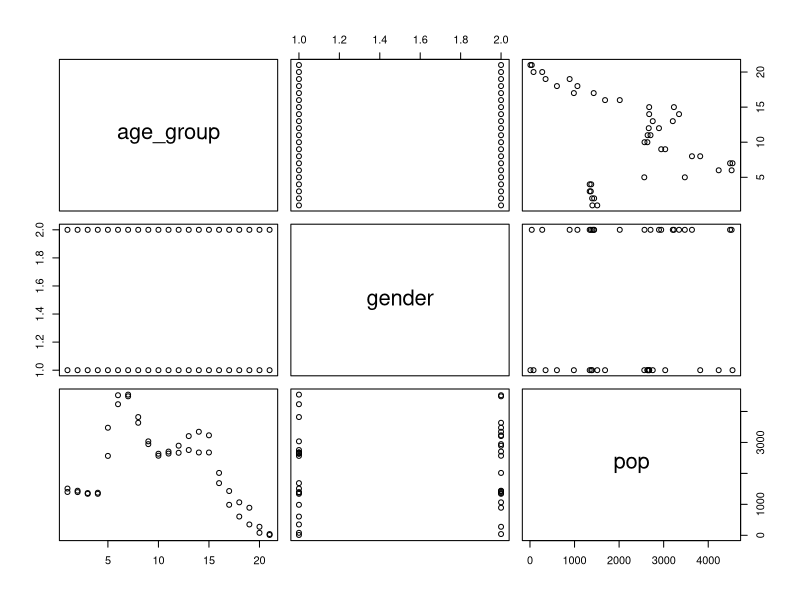
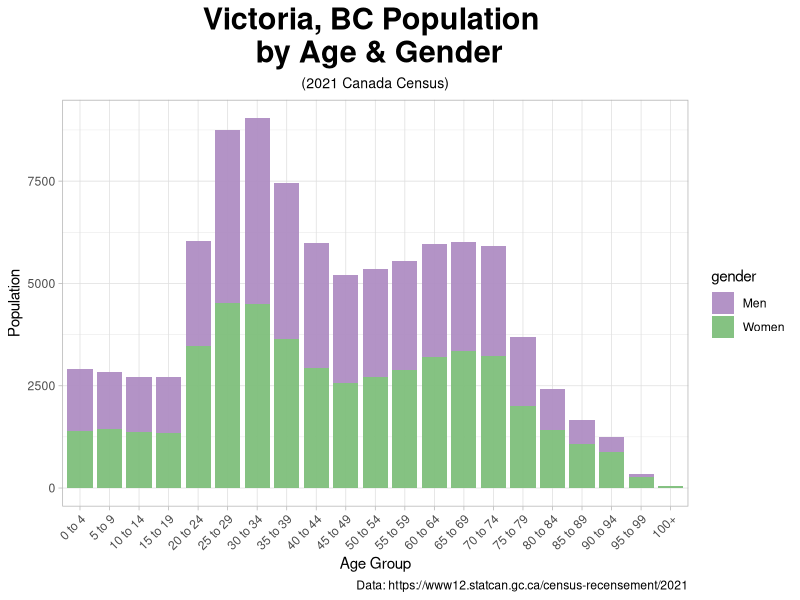
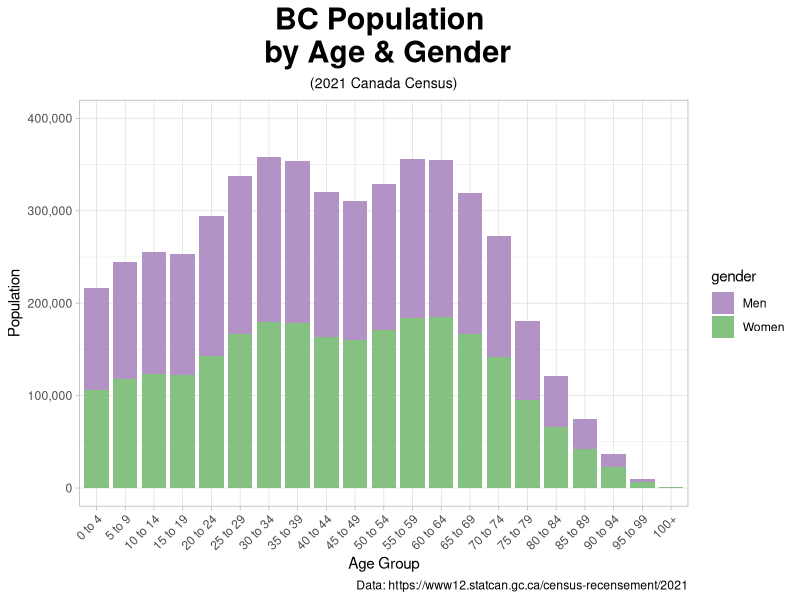
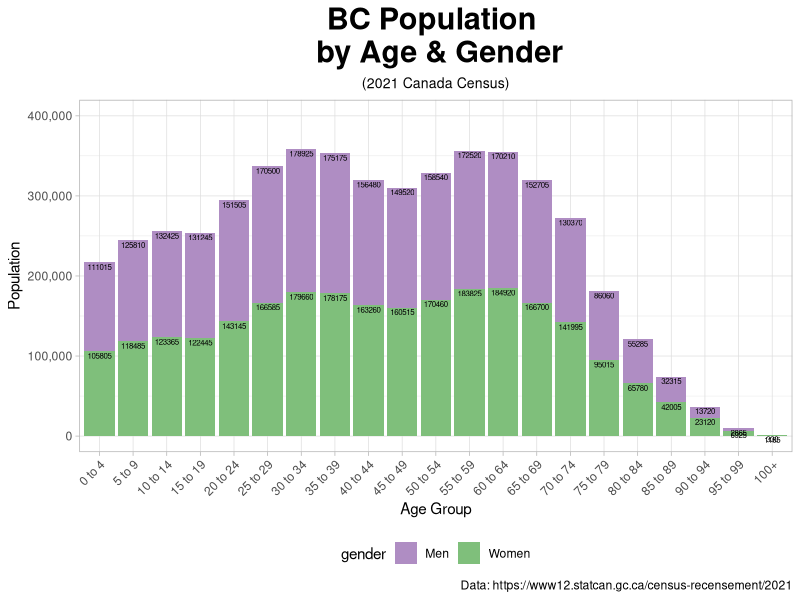
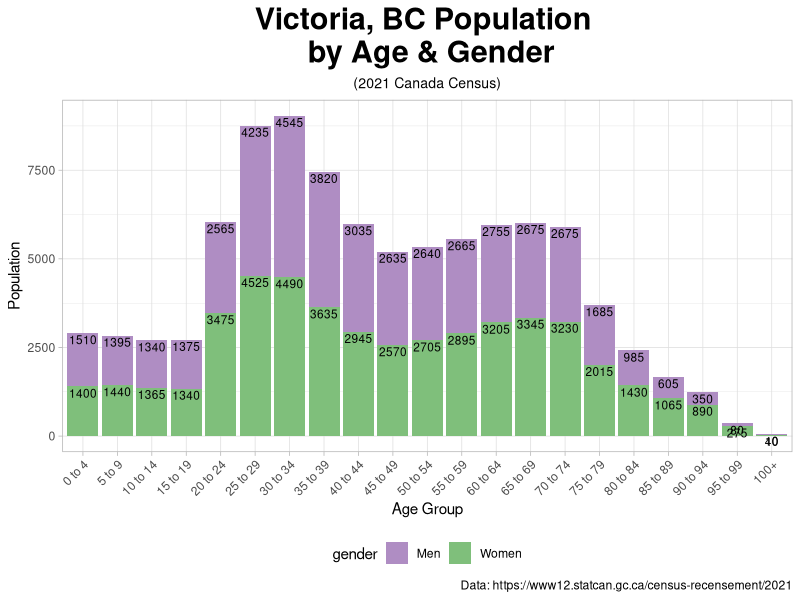
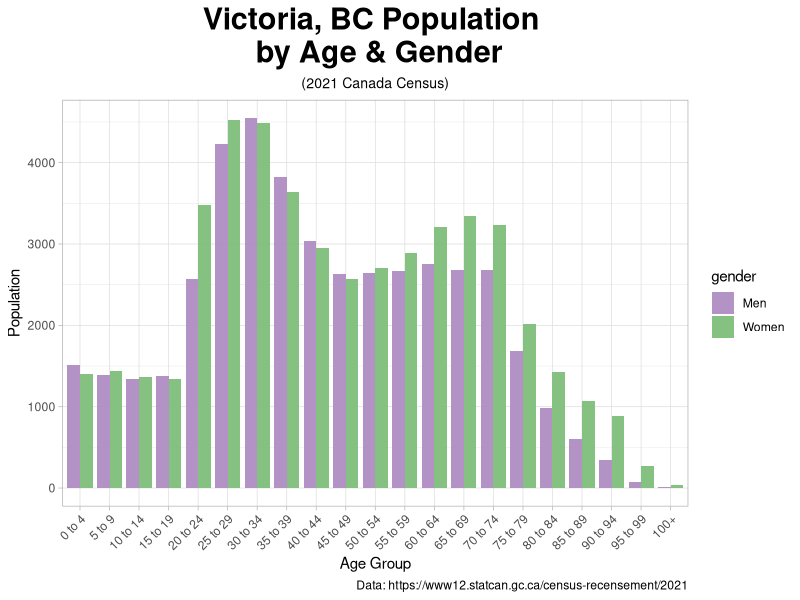
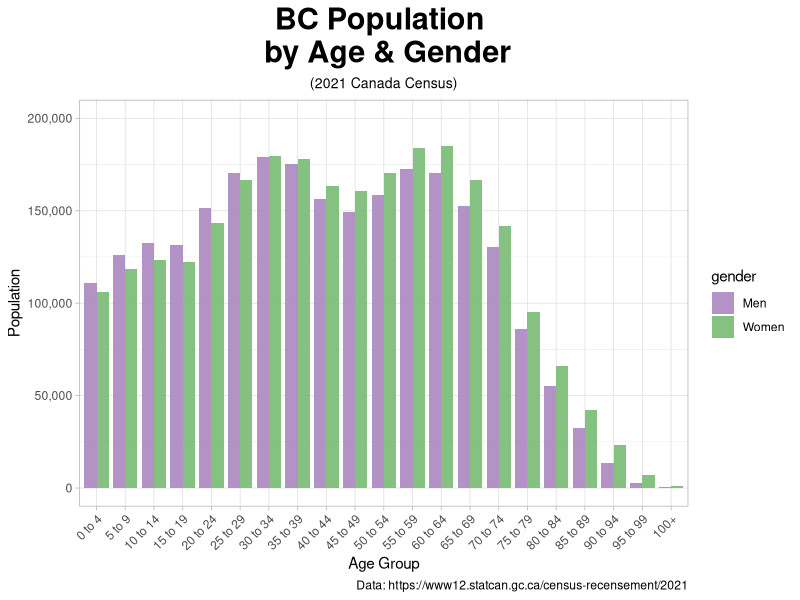
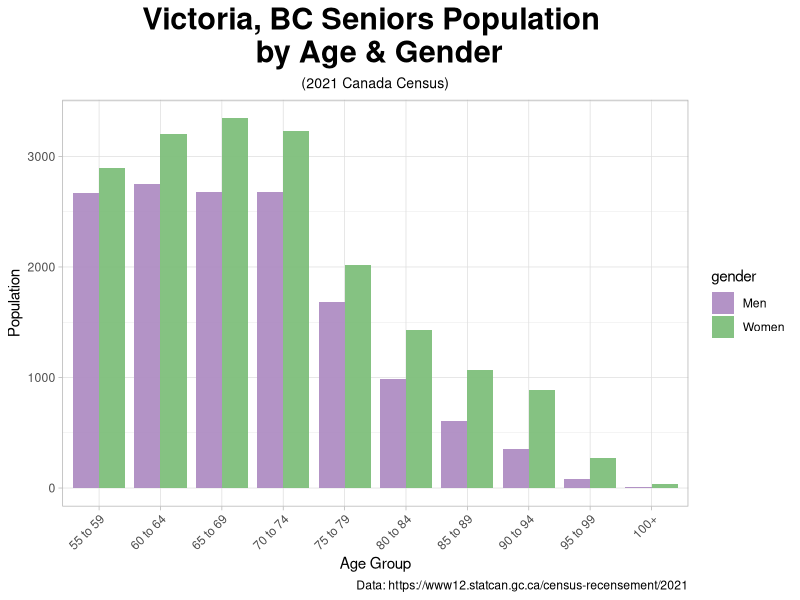

The R script that drew these images, in order:
## ---- chunk 1
knitr::opts_chunk$set(echo = TRUE)
## ---- chunk 2
# install.packages("")
library(tidyverse)
library(patchwork) # for muoltiple plots
## ---- chunk 3
Victoria_pop_age_gender_2021 <- read.csv("Pop-Age-Gender-Victoria-2021-Census-2021A00055917034_5.csv", 
                                         skip = 2, header = T)
BC_pop_2021 <- read.csv("BC-Pop-2021A000259_6.csv", 
                                         skip = 2, header = T)
Canada_senior_pop_2021 <- read.csv("Canada-Senior-pop-percentage-2021A000259_5.csv", 
                                         skip = 2, header = T)
## ---- chunk 4
Victoria_pop_age_gender_2021 <- head(Victoria_pop_age_gender_2021, -12)
BC_pop_2021 <- head(BC_pop_2021, -12)
Canada_senior_pop_2021 <- head(Canada_senior_pop_2021, -12)
## ---- chunk 5
class(Victoria_pop_age_gender_2021)
str(Victoria_pop_age_gender_2021)
colnames(Victoria_pop_age_gender_2021)
print(Victoria_pop_age_gender_2021)
glimpse(Victoria_pop_age_gender_2021)

class(BC_pop_2021)
str(BC_pop_2021)
colnames(BC_pop_2021)
print(BC_pop_2021)
glimpse(BC_pop_2021)
## ---- chunk 6
Victoria_pop_age_gender_2021[Victoria_pop_age_gender_2021 == "Women+"] <- "Women"
Victoria_pop_age_gender_2021[Victoria_pop_age_gender_2021 == "Men+"] <- "Men"

BC_pop_2021[BC_pop_2021 == "Women+"] <- "Women"
BC_pop_2021[BC_pop_2021 == "Men+"] <- "Men"
## ---- chunk 7
colnames(Victoria_pop_age_gender_2021) <- c("age_group", "gender", "pop")
colnames(BC_pop_2021) <- c("age_group", "gender", "pop")
## ---- chunk 8
Victoria_pop_age_gender_2021$age_group <- factor(Victoria_pop_age_gender_2021$age_group, 
      levels = str_sort(unique(Victoria_pop_age_gender_2021$age_group), numeric = TRUE))
str(Victoria_pop_age_gender_2021)

BC_pop_2021$age_group <- factor(BC_pop_2021$age_group, 
      levels = str_sort(unique(BC_pop_2021$age_group), numeric = TRUE))
str(BC_pop_2021)
## ---- chunk 9
Victoria_pop_age_gender_2021_seniors <- 
  Victoria_pop_age_gender_2021[Victoria_pop_age_gender_2021$age_group %in%
          c("55 to 59", "60 to 64", "65 to 69", "70 to 74", "75 to 79", 
            "80 to 84", "85 to 89", "90 to 94", "95 to 99", "100+"), ]

BC_pop_2021_seniors <- 
  BC_pop_2021[BC_pop_2021$age_group %in%
          c("55 to 59", "60 to 64", "65 to 69", "70 to 74", "75 to 79", 
            "80 to 84", "85 to 89", "90 to 94", "95 to 99", "100+"), ]
## ---- chunk 10
Victoria_pop_age_gender_2021_wide <- Victoria_pop_age_gender_2021 %>%
  pivot_wider(names_from = gender, values_from = pop)
## ---- chunk 11
class(Victoria_pop_age_gender_2021_wide)
str(Victoria_pop_age_gender_2021_wide)
colnames(Victoria_pop_age_gender_2021_wide)
print(Victoria_pop_age_gender_2021_wide)
glimpse(Victoria_pop_age_gender_2021_wide)
## ---- chunk 12
Victoria_pop_age_gender_2021_wide$age_group <- factor(Victoria_pop_age_gender_2021_wide$age_group, 
  levels = str_sort(unique(Victoria_pop_age_gender_2021_wide$age_group), numeric = TRUE))
str(Victoria_pop_age_gender_2021_wide)
## ---- chunk 13
Victoria_pop_age_gender_2021_wide$index <- as.numeric(row.names(Victoria_pop_age_gender_2021_wide))
Victoria_pop_age_gender_2021_wide[order(Victoria_pop_age_gender_2021_wide$index), ]
## ---- chunk 14
plot(Victoria_pop_age_gender_2021)
## ---- chunk 15
# colour_palette <- c("#d8b365", "#5ab4ac") # Colour brewer color-blind safe
colour_palette <- c("#af8dc3", "#7fbf7b") # Colour brewer color-blind safe

Vic_1 <- Victoria_pop_age_gender_2021 %>%
  ggplot(aes(x = age_group, y = pop, fill = gender)) +
  geom_bar(stat = "identity", alpha = 0.95, width = 0.85)  + # width = 1 no space between bars
  theme_light() +
  theme(
    plot.title = element_text(size = rel(2), face = "bold", hjust = 0.5),
    plot.subtitle = element_text(size = rel(.92), hjust = 0.5),
    axis.text.x = element_text(angle = 45, hjust = 1)
    ) +
  scale_fill_manual(values = colour_palette) +
  labs(title = "Victoria, BC Population \n by Age & Gender",
       subtitle = "(2021 Canada Census)",
       x = "Age Group",
       y = "Population",
       caption = "Data: https://www12.statcan.gc.ca/census-recensement/2021")
Vic_1 
## ---- chunk 16
# colour_palette <- c("#d8b365", "#5ab4ac") # Colour brewer color-blind safe
colour_palette <- c("#af8dc3", "#7fbf7b") # Colour brewer color-blind safe

BC <- BC_pop_2021 %>%
  ggplot(aes(x = age_group, y = pop, fill = gender)) +
  geom_bar(stat = "identity", alpha = 0.95, width = 0.85)  + # width = 1 no space between bars
  theme_light() +
  theme(
    plot.title = element_text(size = rel(2), face = "bold", hjust = 0.5),
    plot.subtitle = element_text(size = rel(.92), hjust = 0.5),
    axis.text.x = element_text(angle = 45, hjust = 1)
    ) +
  scale_fill_manual(values = colour_palette) +
  labs(title = "BC Population \n by Age & Gender",
       subtitle = "(2021 Canada Census)",
       x = "Age Group",
       y = "Population",
       caption = "Data: https://www12.statcan.gc.ca/census-recensement/2021") + 
  scale_y_continuous(limits = c(0, 400000), labels = scales::comma) 
        # to avoid scientific notation
BC
## ---- chunk 17
# colour_palette <- c("#d8b365", "#5ab4ac") # Colour brewer color-blind safe

# get cumulative sum
BC_pop_2021 <- BC_pop_2021 %>%
  group_by(age_group) %>% 
  mutate(label_y = cumsum(pop))

colour_palette <- c("#af8dc3", "#7fbf7b") # Colour brewer color-blind safe

BC_lab <- BC_pop_2021 %>%
  ggplot(aes(x = age_group, y = pop, fill = gender)) +
  geom_col()  + 
  geom_text(aes(y = label_y, label = pop), vjust = 1.25, size = 2) +
  theme_light() +
  theme(
    plot.title = element_text(size = rel(2), face = "bold", hjust = 0.5),
    plot.subtitle = element_text(size = rel(.92), hjust = 0.5),
    axis.text.x = element_text(angle = 45, hjust = 1),
    legend.position = "bottom"
    ) +
  scale_fill_manual(values = colour_palette) +
  labs(title = "BC Population \n by Age & Gender",
       subtitle = "(2021 Canada Census)",
       x = "Age Group",
       y = "Population",
       caption = "Data: https://www12.statcan.gc.ca/census-recensement/2021") + 
  scale_y_continuous(limits = c(0, 400000), labels = scales::comma) 
BC_lab
## ---- chunk 18
# colour_palette <- c("#d8b365", "#5ab4ac") # Colour brewer color-blind safe

# get cumulative sum
Victoria_pop_age_gender_2021 <- Victoria_pop_age_gender_2021 %>%
  group_by(age_group) %>% 
  mutate(label_y = cumsum(pop))

colour_palette <- c("#af8dc3", "#7fbf7b") # Colour brewer color-blind safe

Vic_lab <- Victoria_pop_age_gender_2021 %>%
  ggplot(aes(x = age_group, y = pop, fill = gender)) +
  geom_col()  + 
  geom_text(aes(y = label_y, label = pop), vjust = 1.25, size = 3) +
  theme_light() +
  theme(
    plot.title = element_text(size = rel(2), face = "bold", hjust = 0.5),
    plot.subtitle = element_text(size = rel(.92), hjust = 0.5),
    axis.text.x = element_text(angle = 45, hjust = 1),
    legend.position = "bottom"
    ) +
  scale_fill_manual(values = colour_palette) +
  labs(title = "Victoria, BC Population \n by Age & Gender",
       subtitle = "(2021 Canada Census)",
       x = "Age Group",
       y = "Population",
       caption = "Data: https://www12.statcan.gc.ca/census-recensement/2021")
Vic_lab
## ---- chunk 19
# colour_palette <- c("#d8b365", "#5ab4ac") # Colour brewer color-blind safe
colour_palette <- c("#af8dc3", "#7fbf7b") # Colour brewer color-blind safe

Vic_dodge <- Victoria_pop_age_gender_2021 %>%
  ggplot(aes(x = age_group, y = pop, fill = gender)) +
  geom_bar(stat = "identity", position = position_dodge(), alpha = 0.95, width = 0.85)  + 
              # width = 1 no space between bars
  theme_light() +
  theme(
    plot.title = element_text(size = rel(2), face = "bold", hjust = 0.5),
    plot.subtitle = element_text(size = rel(.92), hjust = 0.5),
    axis.text.x = element_text(angle = 45, hjust = 1)
    ) +
  scale_fill_manual(values = colour_palette) +
  labs(title = "Victoria, BC Population \n by Age & Gender",
       subtitle = "(2021 Canada Census)",
       x = "Age Group",
       y = "Population",
       caption = "Data: https://www12.statcan.gc.ca/census-recensement/2021")
Vic_dodge
## ---- chunk 20
# colour_palette <- c("#d8b365", "#5ab4ac") # Colour brewer color-blind safe
colour_palette <- c("#af8dc3", "#7fbf7b") # Colour brewer color-blind safe

BC_dodge <- BC_pop_2021 %>%
  ggplot(aes(x = age_group, y = pop, fill = gender)) +
  geom_bar(stat = "identity", position = position_dodge(), alpha = 0.95, width = 0.85)  + 
              # width = 1 no space between bars
  theme_light() +
  theme(
    plot.title = element_text(size = rel(2), face = "bold", hjust = 0.5),
    plot.subtitle = element_text(size = rel(.92), hjust = 0.5),
    axis.text.x = element_text(angle = 45, hjust = 1)
    ) +
  scale_fill_manual(values = colour_palette) +
  labs(title = "BC Population \n by Age & Gender",
       subtitle = "(2021 Canada Census)",
       x = "Age Group",
       y = "Population",
       caption = "Data: https://www12.statcan.gc.ca/census-recensement/2021") + 
  scale_y_continuous(limits = c(0, 200000), labels = scales::comma) 
BC_dodge
## ---- chunk 21
# colour_palette <- c("#d8b365", "#5ab4ac") # Colour brewer color-blind safe
colour_palette <- c("#af8dc3", "#7fbf7b") # Colour brewer color-blind safe

Vic_seniors <- Victoria_pop_age_gender_2021_seniors %>%
  ggplot(aes(x = age_group, y = pop, fill = gender)) +
  geom_bar(stat = "identity", position = position_dodge(), alpha = 0.95, width = 0.85)  + 
                      # wideth = 1 no space between bars
  theme_light() +
  theme(
    plot.title = element_text(size = rel(2), face = "bold", hjust = 0.5),
    plot.subtitle = element_text(size = rel(.92), hjust = 0.5),
    axis.text.x = element_text(angle = 45, hjust = 1)
    ) +
  scale_fill_manual(values = colour_palette) +
  labs(title = "Victoria, BC Seniors Population \n by Age & Gender",
       subtitle = "(2021 Canada Census)",
       x = "Age Group",
       y = "Population",
       caption = "Data: https://www12.statcan.gc.ca/census-recensement/2021")
Vic_seniors
## ---- chunk 22
# colour_palette <- c("#d8b365", "#5ab4ac") # Colour brewer color-blind safe
colour_palette <- c("#af8dc3", "#7fbf7b") # Colour brewer color-blind safe

BC_seniors <- BC_pop_2021_seniors %>%
  ggplot(aes(x = age_group, y = pop, fill = gender)) +
  geom_bar(stat = "identity", position = position_dodge(), alpha = 0.95, width = 0.85)  + 
                      # wideth = 1 no space between bars
  theme_light() +
  theme(
    plot.title = element_text(size = rel(2), face = "bold", hjust = 0.5),
    plot.subtitle = element_text(size = rel(.92), hjust = 0.5),
    axis.text.x = element_text(angle = 45, hjust = 1)
    ) +
  scale_fill_manual(values = colour_palette) +
  labs(title = "BC Seniors Population \n by Age & Gender",
       subtitle = "(2021 Canada Census)",
       x = "Age Group",
       y = "Population",
       caption = "Data: https://www12.statcan.gc.ca/census-recensement/2021")
BC_seniors
## ---- chunk 23
# colour_palette <- c("#d8b365", "#5ab4ac") # Colour brewer color-blind safe
colour_palette <- c("#af8dc3", "#7fbf7b") # Colour brewer color-blind safe

Vic_seniors_lab <- Victoria_pop_age_gender_2021_seniors %>%
  ggplot(aes(x = age_group, y = pop, fill = gender)) +
  geom_bar(stat = "identity", position = "dodge", alpha = 0.95, width = 0.85)  + 
                        # wideth = 1 no space between bars
  geom_text(aes(label = pop), size = 3, position = position_dodge(width = 0.9), vjust = -0.25) + 
                                    # vjust negative shows above bar
  theme_light() +
  theme(
    plot.title = element_text(size = rel(2), face = "bold", hjust = 0.5),
    plot.subtitle = element_text(size = rel(.92), hjust = 0.5),
    axis.text.x = element_text(angle = 45, hjust = 1)
    ) +
  scale_fill_manual(values = colour_palette) +
  labs(title = "Victoria, BC Seniors Population \n by Age & Gender",
       subtitle = "(2021 Canada Census)",
       x = "Age Group",
       y = "Population",
       caption = "Data: https://www12.statcan.gc.ca/census-recensement/2021")
Vic_seniors_lab
## ---- chunk 24
# colour_palette <- c("#d8b365", "#5ab4ac") # Colour brewer color-blind safe
colour_palette <- c("#af8dc3", "#7fbf7b") # Colour brewer color-blind safe

Vic_seniors_lab_leg_bot <- Victoria_pop_age_gender_2021_seniors %>%
  ggplot(aes(x = age_group, y = pop, fill = gender)) +
  geom_bar(stat = "identity", position = "dodge", alpha = 0.95, width = 0.85)  + 
                            # wideth = 1 no space between bars
  geom_text(aes(label = pop), size = 3, position = position_dodge(width = 0.9), vjust = -0.25) + 
                                # vjust negative shows above bar
  theme_light() +
  theme(
    plot.title = element_text(size = rel(2), face = "bold", hjust = 0.5),
    plot.subtitle = element_text(size = rel(.92), hjust = 0.5),
    axis.text.x = element_text(angle = 45, hjust = 1),
    legend.position = "bottom"
    ) +
  scale_fill_manual(values = colour_palette) +
  labs(title = "Victoria, BC Seniors Population \n by Age & Gender",
       subtitle = "(2021 Canada Census)",
       x = "Age Group",
       y = "Population",
       caption = "Data: https://www12.statcan.gc.ca/census-recensement/2021")
Vic_seniors_lab_leg_bot
## ---- chunk 25
Vic_women <- Victoria_pop_age_gender_2021_wide %>%
  ggplot(aes(x = age_group, y = Women)) +
  geom_bar(stat = "identity", position = position_dodge(), 
           alpha = 0.75, width = 0.75, fill = "#d8b365")  + # wideth = 1 no space between bars
  theme_light() +
  theme(
    plot.title = element_text(size = rel(2), face = "bold", hjust = 0.5),
    plot.subtitle = element_text(size = rel(.92), hjust = 0.5),
    axis.text.x = element_text(angle = 45, hjust = 1),
    ) +
  labs(title = "Victoria, BC Women Population by Age",
       subtitle = "(2021 Canada Census)",
       x = "Age Group",
       y = "Population",
       caption = "Data: https://www12.statcan.gc.ca/census-recensement/2021")
Vic_women
## ---- chunk 26
Vic_men <- Victoria_pop_age_gender_2021_wide %>%
  ggplot(aes(x = age_group, y = Men)) +
  geom_bar(stat = "identity", position = position_dodge(), 
           alpha = 0.75, width = 0.75, fill = "#d8b365")  + # wideth = 1 no space between bars
  theme_light() +
  theme(
    plot.title = element_text(size = rel(2), face = "bold", hjust = 0.5),
    plot.subtitle = element_text(size = rel(.92), hjust = 0.5),
    axis.text.x = element_text(angle = 45, hjust = 1),
    ) +
  labs(title = "Victoria, BC Men's Population by Age",
       subtitle = "(2021 Canada Census)",
       x = "Age Group",
       y = "Population",
       caption = "Data: https://www12.statcan.gc.ca/census-recensement/2021")
Vic_men
## ---- chunk 27
BC + BC_dodge
BC_lab
Vic_lab + Vic_1
Vic_dodge + BC_dodge
Vic_men + Vic_women
BC_seniors + Vic_seniors
Vic_seniors + Vic_seniors_lab
Vic_seniors_lab + Vic_seniors_lab_leg_bot
Vic_seniors_lab /  Vic_seniors_lab_leg_bot
## ---- chunk 28
# to document specific packages used to run script
sessionInfo()
